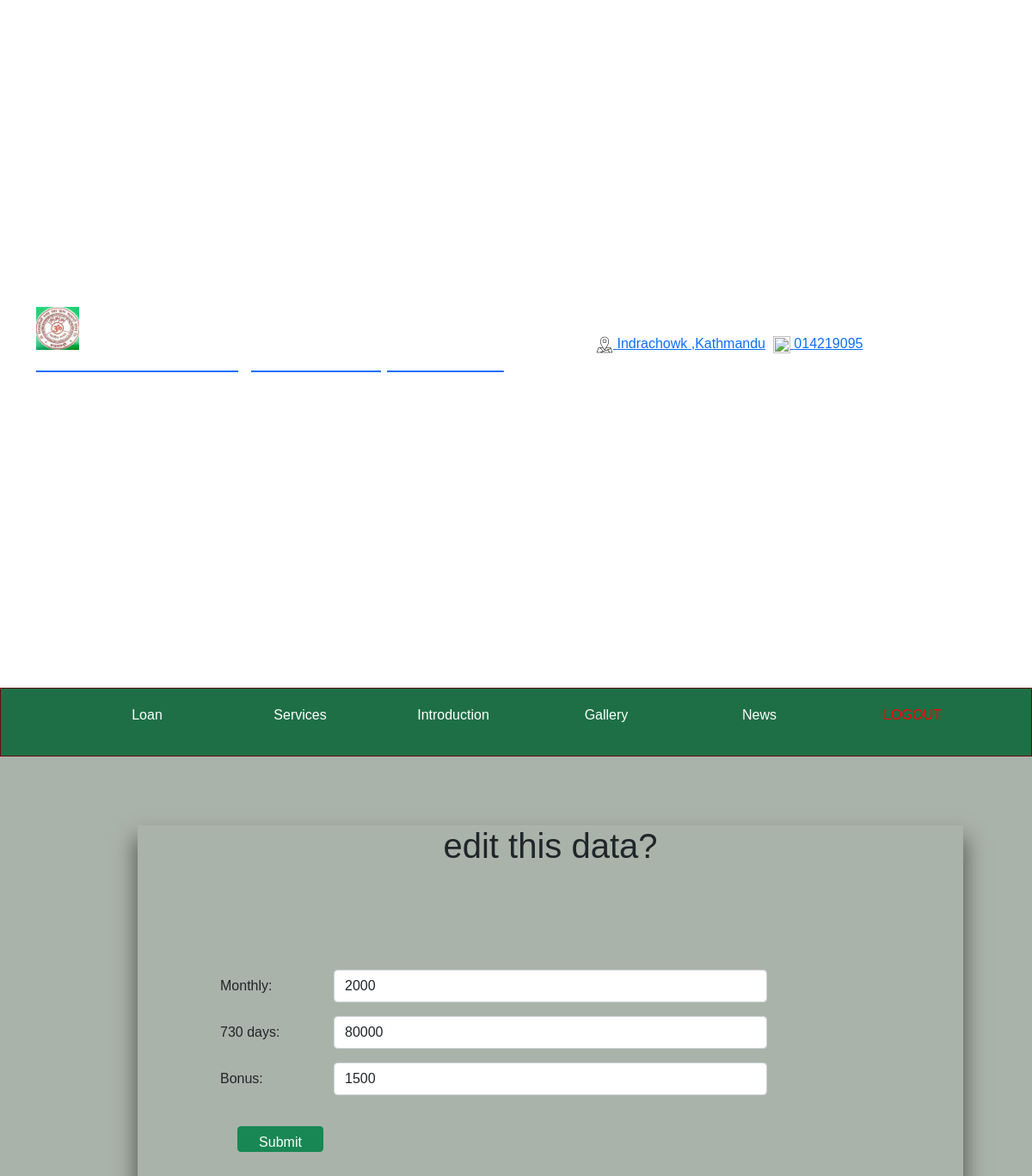
/narnari_update_page.php?id=1 (signed in), run on the app's committed database.
### tables this page shows
CREATE TABLE `narnari_bachat` (
  `id` int(11) NOT NULL,
  `monthly` varchar(8) DEFAULT NULL,
  `days_730` varchar(10) DEFAULT NULL,
  `bonus` varchar(8) DEFAULT NULL
);

### narnari_update_page.php (the view, shortened to what this page needs)
<?php
if(!isset($_SESSION['admin_id'])){
  header('location: admin_login.php');
}
else{
?>
<html>
    <head>
        <link href="https://cdn.jsdelivr.net/npm/bootstrap@5.1.1/dist/css/bootstrap.min.css" rel="stylesheet">
	<link rel="stylesheet" href="css/style.css">
</head>
<body>
    <?php include('portion/menu_admin.php'); ?>
    <?php
    $i = $_GET['id'];
$con = mysqli_connect('localhost','root','') or die(mysqli_error($con));
mysqli_select_db($con,'finance') or die(mysqli_error($con));
$query = "SELECT * FROM narnari_bachat where id =$i";
$result = mysqli_query($con,$query)or die(mysqli_error($con));
$arr=mysqli_fetch_array($result,MYSQLI_ASSOC);
?>
<div class="about-sec-ab">
    <h1 align="center">edit this data?</h1>
    <form method="POST" action="core/narnari_update_process.php" class="add-admin">
    <div class="login-user"><input type="hidden" name="id" value="<?php echo $arr['id']?>"></div><br>
  <div class="row mb-3">
    <label for="inputEmail3" class="col-sm-2 col-form-label">Monthly:</label>
    <div class="col-sm-8">
      <input type="text" class="form-control" id="monthly" name="monthly" value="<?php echo $arr['monthly']?>">
    </div>
  </div>
  <div class="row mb-3">
    <label for="inputEmail3" class="col-sm-2 col-form-label"> 730 days:</label>
    <div class="col-sm-8">
      <input type="text" class="form-control" id="days_730" name="days_730" value="<?php echo $arr['days_730']?>">
    </div>
  </div>
  <div class="row mb-3">
    <label for="inputEmail3" class="col-sm-2 col-form-label"> Bonus:</label>
    <div class="col-sm-8">
      <input type="text" class="form-control" id="bonus" name="bonus" value="<?php echo $arr['bonus']?>">
    </div>
  </div>
  <input type="submit" class="btn btn-success" name="submit" style="height: 30px; width:100px; margin-left:20px;  margin-top:20px;">
</form>
 </div>
</body>
</html>
<?php
}
?>

### css/style.css (style rules this page uses)
* { padding: 0; margin: 0; }
body { background-color:#aab3aa ; box-sizing: border-box; font-family: sans-serif; }
.about-sec-ab { margin-top: 10vh; margin-left: 20vh; margin-bottom: 20vh; border: 1px black; width: 80%; -webkit-box-shadow: 0px 17px 23px 3px rgba(26,25,25,0.55); -moz-box-shadow: 0px 17px 23px 3px rgba(26,25,25,0.55); box-shadow: 0px 17px 23px 3px rgba(26,25,25,0.55); }
.add-admin { margin: 12vh; padding-bottom: 10vh; }

### data on the page
narnari_bachat: monthly "2000", days_730 "80000", bonus "1500"
